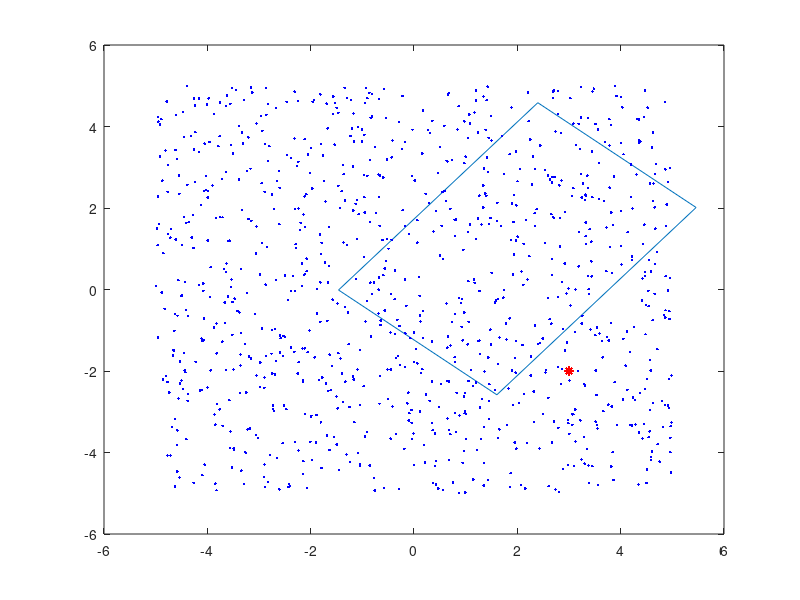

Reproduce this figure in MATLAB.
close all
% generate random points between 0 and 10
rand_point_count = 1000;
points = 10*rand(rand_point_count,2)-5;
% generate random rectangle
% A = [2 2 0];
% B = [5 3 0];
% C = [6 7 0];
% D = [3 6 0];

% A = [-2 -3 0];
% B = [2 -3 0];
% C = [2 3 0];
% D = [-2 3 0];

A = [-2 -3];
B = [2 -3];
C = [2 3];
D = [-2 3];

rect = [A;B;C;D;A]';
theta = -40;
tx = 2;
ty = 1;
vehicle_transform = [cosd(theta) -sind(theta) 0 tx; sind(theta) cosd(theta) 0 ty; 0 0 0 0;0 0 0 1];
% vehicle_transform = makehgtform('translate',[0 0 0],'zrotate',pi*(theta-90)/180);
rect= vehicle_transform*[rect; zeros(1,size(rect,2)); ones(1,size(rect,2))];

plot(rect(1,:),rect(2,:));
hold on
plot(points(:,1),points(:,2),'b.');

A = rect(1:2,1)
B = rect(1:2,2)
C = rect(1:2,3)
D = rect(1:2,4)

% method 1
tic
AB = B-A;
AD = D-A;
% BC = C-B;
% CD = D-C;
% DA = A-D;
AB_dot = dot(AB,AB)
AD_dot = dot(AD,AD);

% ABC_dot = dot(AB,BC)
% BCD_dot = dot(BC,CD)
% CDA_dot = dot(CD,DA)
% DAB_dot = dot(DA,AB)

idx = [];
for i=1:rand_point_count
    M = [points(i,:) 0]';
        M = [3; -2];
        plot(M(1),M(2),'r*');
    AM = M-A;
    AM_AB = dot(AM,AB);
    if(AM_AB <= 0)
        continue;
    end
    if(AM_AB > AB_dot)
        continue;
    end
    AM_AD = dot(AM,AD);
    if(AM_AD <= 0)
        continue;
    end
    if(AM_AD > AD_dot)
        continue;
    end
    idx = [idx; i];
end
toc
plot(points(idx,1),points(idx,2),'r.');

% method 2
% tic
% AB = norm(B-A);
% AD = norm(D-A);
% idx = [];
% for i=1:rand_point_count
%         p = [points(i,:) 0];
% %     p = [5.6 4.5 0];
% %         plot(p(1),p(2),'r*');
%     
%     dist = distFromLine(p,A,B);
%     if(dist > AD)
%         continue;
%     end
%     dist = distFromLine(p,B,C);
%     if(dist > AB)
%         continue;
%     end
%     dist = distFromLine(p,C,D);
%     if(dist > AD)
%         continue;
%     end
%     dist = distFromLine(p,D,A);
%     if(dist > AB)
%         continue;
%     end
%     idx = [idx; i];
%     
% end
% toc
% plot(points(idx,1),points(idx,2),'r.');